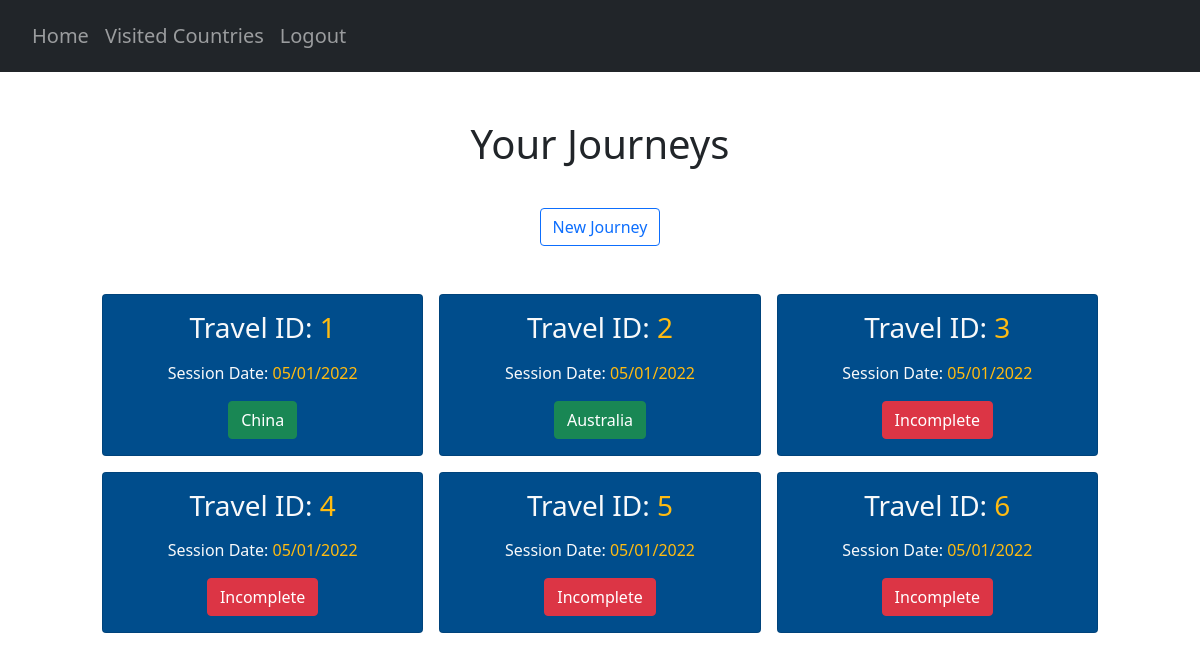
Screenshot of /journeys (signed in) with the database file from the repository.
### website/models.py (models this page shows)
class Country(db.Model):
    country_code = db.Column(db.String(3), primary_key=True)
    country_name = db.Column(db.String(150), unique=True)

### website/views.py (the view)
@views.route("/journeys", methods=["GET"])
@login_required
def journey():
    countries = Country.query.all()
    AllCountries = {}
    for country in countries:
        AllCountries[country.country_code] = country.country_name
    x = select(UserTravelScore)\
            .where(UserTravelScore.user_id == current_user.id)
    result = db.session.connection().execute(x)
    result = result.fetchall()
    travel_sessions = []
    for travel in result:
        num_country_scores = 0
        travelID = travel[1]
        dateAdded = travel[2]
        dateString = dateAdded.strftime("%d/%m/%Y")
        countries_X = select(UserCountryScore)\
            .where(UserCountryScore.user_id == current_user.id, UserCountryScore.travel_id == travelID)
        result_countries = db.session.connection().execute(countries_X)
        result_travels = result_countries.fetchall()
        if result_travels == []:
            travel_sessions.append((travelID, dateString, {'Status': 'Incomplete'}))
        else:
            for country_score in result_travels:
                num_country_scores += 1
            if num_country_scores == 197:
                country_scores_x = select(UserCountryScore)\
                    .where(UserCountryScore.user_id == current_user.id, UserCountryScore.travel_id == travelID)\
                    .order_by(UserCountryScore.total_score.desc())
                result_best_countries = db.session.connection().execute(country_scores_x)
                result_all_countries = result_best_countries.fetchall()
                result_top_country = result_all_countries[0][2]
                country_codes_to_filter = []
                for result in result_all_countries:
                    country_codes_to_filter.append(result[2])
                filtered_country_codes = filterPrevCountries(country_codes_to_filter, travelID)
                top_filtered_country_code = filtered_country_codes[0]
                top_country_name = AllCountries[top_filtered_country_code]
                travel_sessions.append((travelID, dateString, {'Top Country': top_country_name}))
            else:
                print("Incomplete - possible server error")
                travel_sessions.append((travelID, dateString, {'Status': 'Incomplete'}))
    return render_template("journeys.html", user=current_user, journeys=travel_sessions)

### website/__init__.py (called while the page is built)
def create_app():
    app = Flask(__name__)
    app.config['SECRET_KEY'] = 'pog'
    app.config['SQLALCHEMY_DATABASE_URI'] = f'sqlite:///{DB_NAME}'
    db.init_app(app)
    from .views import views
    from .auth import auth
    app.register_blueprint(views, url_prefix='/')
    app.register_blueprint(auth, url_prefix='/')
    from .models import User, Country, UserCountry, Safety, Cost, CulturalValue, CovidRestrictions
    create_database(app)
    login_manager = LoginManager()
    login_manager.login_view = 'auth.login'
    login_manager.init_app(app)
    @login_manager.user_loader
    def load_user(id):
        return User.query.get(int(id))
    return app

### website/questionHandler.py (called while the page is built)
def doesUserWantThisCountry(countryCode):
    countries = UserCountry.query.all()
    users_countries = []
    for country in countries:
        if country.user_id == current_user.id:
            users_countries.append(country.country_code)
    for country in users_countries:
        if countryCode in users_countries:
            return True
        else:
            return False

def filterPrevCountries(codes, travelID):
    try:
        current_travel = UserTravelScore.query.get((current_user.id, travelID))
    except (sqlite3.IntegrityError, sqlalchemy.exc.IntegrityError) as e:
        print(e)
    prev_countries = getattr(current_travel, "prev_countries")
    if prev_countries == True:
        return codes
    else:
        suggestionsStream = filter(lambda x:not(doesUserWantThisCountry(x)), codes)
        suggestionsStream = list(suggestionsStream)
        return suggestionsStream

### website/templates/journeys.html (shortened to what this page needs)
{% extends "base.html" %} {% block title %}Journeys{% endblock %}
{% block content %}
<div class="container pt-5">
      <h1 align="center">Your Journeys</h1>
</div>
<div class="container pt-3" align="center">
    <button type="submit" class="btn btn-outline-primary mt-3 newJourney">New Journey</button>
</div>
<section class="p-5">
    <div class="container">
        <div class="row text-center g-3">
            {% for travel in journeys %}
            {% for journeyS, journeyT in travel[2].items() %}
            <div class="col-4">
                <div class="card cardTravel text-light">
                    <div class="card-body text-center">
                        <h3 class="card-title mb-3">
                            Travel ID: <span style="color:#ffbb11">{{ travel[0] }}</span>
                        </h3>
                        <p class="card-text">
                            Session Date: <span style="color:#ffbb11">{{ travel[1] }}</span>
                        </p>
                        {% if journeyT == "Incomplete" %}
                        <button class="btn btn-danger travel" id="{{ travel[0] }}">Incomplete</button>
                        {% else %}
                        <button class="btn btn-success travel" id="{{ travel[0] }}">{{ journeyT }}</button>
                        {% endif %}
                    </div>
                </div>
            </div>
            {% endfor %}
            {% endfor %}
        </div>
    </div>
</section>
{% endblock %}

### website/templates/base.html (shortened to what this page needs)
<!DOCTYPE html>
<html>
    <head>
        <link
            rel="stylesheet"
            href="https://stackpath.bootstrapcdn.com/bootstrap/4.4.1/css/bootstrap.min.css"
        />
        <link
            rel="stylesheet"
            href="https://stackpath.bootstrapcdn.com/font-awesome/4.7.0/css/font-awesome.min.css"
        />
        <link rel="stylesheet" href="https://cdn.jsdelivr.net/npm/bootstrap-icons@1.3.0/font/bootstrap-icons.css">
        <link href="https://cdn.jsdelivr.net/npm/bootstrap@5.0.2/dist/css/bootstrap.min.css"
              rel="stylesheet"
        />
        <link href="https://cdn.jsdelivr.net/npm/tom-select@2.0.0-rc.4/dist/css/tom-select.css" rel="stylesheet">
        <script type="text/javascript" src="https://cdnjs.cloudflare.com/ajax/libs/jquery/3.1.1/jquery.min.js"></script>        <link rel="stylesheet" type="text/css" href="/static/extra.css">
    </head>
    <body>
        <section>
            <nav class="navbar navbar-expand-lg bg-dark navbar-dark py-3 ">
                <div class="collapse navbar-collapse" id="navbar">
                    <div class="navbar-nav pl-2 h5">
                        <ul class="navbar-nav">
                            {% if user.is_authenticated %}
                            <li class="nav-item">
                                <a class="nav-link" id="home" href="/">Home</a>
                            </li>
                            <li class="nav-item">
                                <a class="nav-link" id="prev-countries" href="/countries">Visited Countries</a>
                            </li>
                            <li class="nav-item">
                                <a class="nav-link" id="logout" href="/logout">Logout</a>
                            </li>
                            {% endif %}
                        </ul>
                    </div>
                </div>
            </nav>
        </section>
        {% if request.url == "http://127.0.0.1:5000/" %}
            {% block homepage %}
            {% endblock %}
        {% elif request.url == "http://127.0.0.1:5000/countries" %}
            {% block countriespage %}
            {% endblock %}
        {% else %}
            <div class="container" id="main">
            {% block content %}
            {% endblock %}
            </div>
        {% endif %}
    </body>
</html>

### website/static/extra.css (style rules this page uses)
.cardTravel { background-color: #004d8c; }

### rows the page displays
Country: travel "1", travel "05/01/2022", country_name "China"
Country: travel "2", travel "05/01/2022", country_name "Australia"

### other values shown
{{ travel[0] }} "3" "4" "5" "6"
{{ travel[1] }} "05/01/2022" "05/01/2022" "05/01/2022" "05/01/2022"
